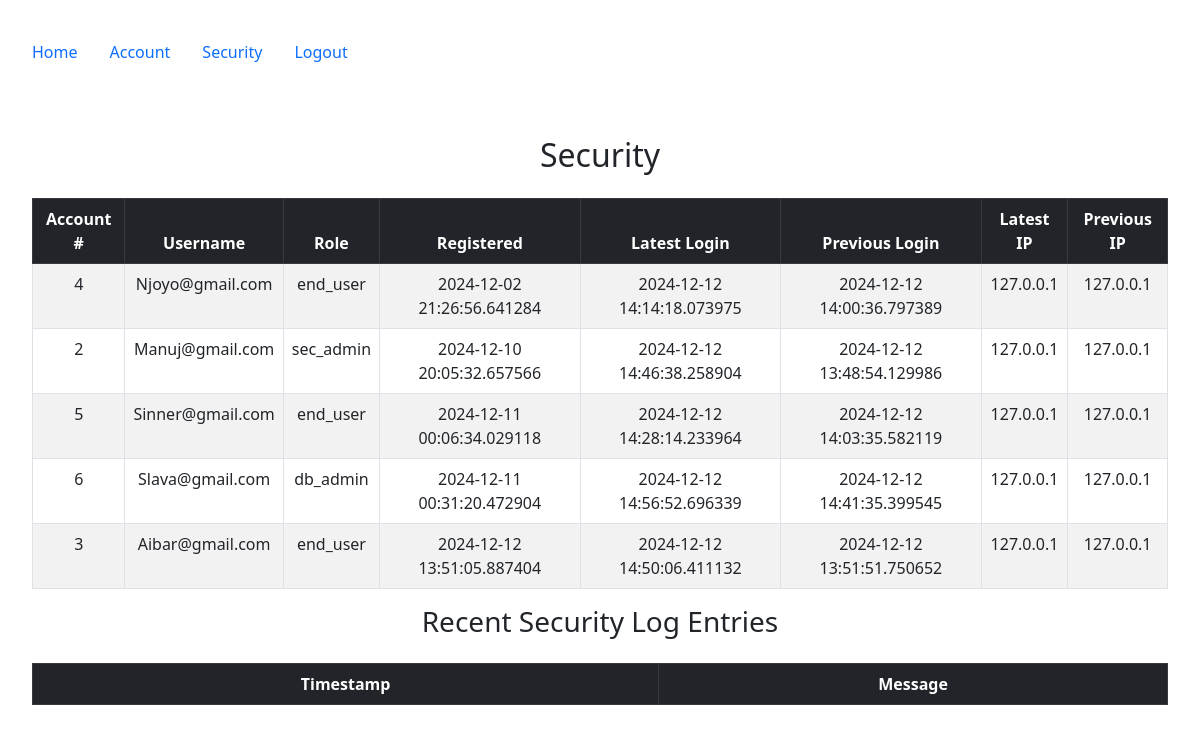
/security (signed in), run on the app's committed database.
### config.py (models this page shows, shortened)
class Log(db.Model):
    __tablename__ = 'logs'
    id = db.Column(db.Integer, primary_key=True)
    user_id = db.Column(db.Integer, db.ForeignKey('users.id', ondelete="CASCADE"), nullable=False)
    user_registered = db.Column(db.DateTime, nullable=False, default=datetime.utcnow)
    latest_login = db.Column(db.DateTime)
    previous_login = db.Column(db.DateTime)
    latest_ip = db.Column(db.String(100))
    previous_ip = db.Column(db.String(100))
    user = db.relationship("User", back_populates="log")

class User(db.Model, UserMixin):
    __tablename__ = 'users'
    id = db.Column(db.Integer, primary_key=True)
    email = db.Column(db.String(100), nullable=False, unique=True)
    password = db.Column(db.String(128), nullable=False)
    firstname = db.Column(db.String(100), nullable=False)
    lastname = db.Column(db.String(100), nullable=False)
    phone = db.Column(db.String(100), nullable=False)
    mfa_key = db.Column(db.String(32), nullable=False, default='')
    salt = db.Column(db.String(44), nullable=False,default=lambda: base64.urlsafe_b64encode(os.urandom(32)).decode('utf-8'))
    mfa_enabled = db.Column(db.Boolean, nullable=False, default=False)
    role = db.Column(db.String(50), nullable=False, default='end_user')
    posts = db.relationship("Post", order_by=Post.id, back_populates="user")
    log = db.relationship("Log", uselist=False, back_populates="user", cascade="all, delete-orphan")

### security/views.py (the view)
@security_bp.route('/security')
@login_required
def security():
    if current_user.role != 'sec_admin':
        security_logger.error(
            f"Unauthorized role access: Email={current_user.email}, Role={current_user.role}, URL={request.url}, IP={request.remote_addr}"
        )
        abort(403)
    logs = Log.query.join(User).all()
    log_entries = []
    try:
        with open("security.log", "r") as log_file:
            lines = log_file.readlines()
            log_entries = lines[-10:][::-1]
    except FileNotFoundError:
        flash("Security log file not found.", "warning")
    return render_template('security/security.html', logs=logs, log_entries=log_entries)

### app.py (called while the page is built, shortened)
@login_manager.user_loader
def load_user(user_id):
    return User.query.get(int(user_id))

@app.before_request
def restrict_access_and_waf_function_name():
    excluded_routes = ['firewall_error', 'static', 'accounts.mfa_setup']
    if request.endpoint in excluded_routes:
        return
    path = request.path
    query = request.query_string.decode("utf-8")
    combined_request_data = f"{path} {query}"
    print(f"Combined Request Data: {combined_request_data}")
    for attack_type, pattern in waf_rules.items():
        if pattern.search(combined_request_data):
            matched_data = pattern.findall(combined_request_data)
            print(f"Detected Attack Type: {attack_type} | Matched Data: {matched_data}")
            flash(f"Attack detected: {attack_type}", "danger")
            return redirect(url_for('firewall_error', attack_type=attack_type))

### templates/security/security.html (shortened to what this page needs)
{% extends "base.html" %}
{% block content %}
<h2 class="mb-4 text-center">Security</h2>
<table class="table table-striped table-bordered">
    <thead class="table-dark">
        <tr>
            <th>Account #</th>
            <th>Username</th>
            <th>Role</th>
            <th>Registered</th>
            <th>Latest Login</th>
            <th>Previous Login</th>
            <th>Latest IP</th>
            <th>Previous IP</th>
        </tr>
    </thead>
    <tbody>
        {% for log in logs %}
        <tr>
            <td>{{ log.user_id }}</td>
            <td>{{ log.user.email }}</td>
            <td>{{ log.user.role }}</td>
            <td>{{ log.user_registered }}</td>
            <td>{{ log.latest_login or "None" }}</td>
            <td>{{ log.previous_login or "None" }}</td>
            <td>{{ log.latest_ip or "None" }}</td>
            <td>{{ log.previous_ip or "None" }}</td>
        </tr>
        {% endfor %}
    </tbody>
</table>
<h3 class="mb-4 text-center">Recent Security Log Entries</h3>
<table class="table table-striped table-bordered">
    <thead class="table-dark">
        <tr>
            <th>Timestamp</th>
            <th>Message</th>
        </tr>
    </thead>
</table>
{% endblock %}

### templates/base.html (style rules this page uses)
.table { margin-left: auto; margin-right: auto; }

### data on the page
Log: user_id "4", user.email "Njoyo@gmail.com", user.role "end_user", user_registered "2024-12-02 21:26:56.641284", latest_login "2024-12-12 14:14:18.073975", previous_login "2024-12-12 14:00:36.797389", latest_ip "127.0.0.1", previous_ip "127.0.0.1"
Log: user_id "2", user.email "Manuj@gmail.com", user.role "sec_admin", user_registered "2024-12-10 20:05:32.657566", latest_login "2024-12-12 14:46:38.258904", previous_login "2024-12-12 13:48:54.129986", latest_ip "127.0.0.1", previous_ip "127.0.0.1"
Log: user_id "5", user.email "Sinner@gmail.com", user.role "end_user", user_registered "2024-12-11 00:06:34.029118", latest_login "2024-12-12 14:28:14.233964", previous_login "2024-12-12 14:03:35.582119", latest_ip "127.0.0.1", previous_ip "127.0.0.1"
Log: user_id "6", user.email "Slava@gmail.com", user.role "db_admin", user_registered "2024-12-11 00:31:20.472904", latest_login "2024-12-12 14:56:52.696339", previous_login "2024-12-12 14:41:35.399545", latest_ip "127.0.0.1", previous_ip "127.0.0.1"
Log: user_id "3", user.email "Aibar@gmail.com", user.role "end_user", user_registered "2024-12-12 13:51:05.887404", latest_login "2024-12-12 14:50:06.411132", previous_login "2024-12-12 13:51:51.750652", latest_ip "127.0.0.1", previous_ip "127.0.0.1"
